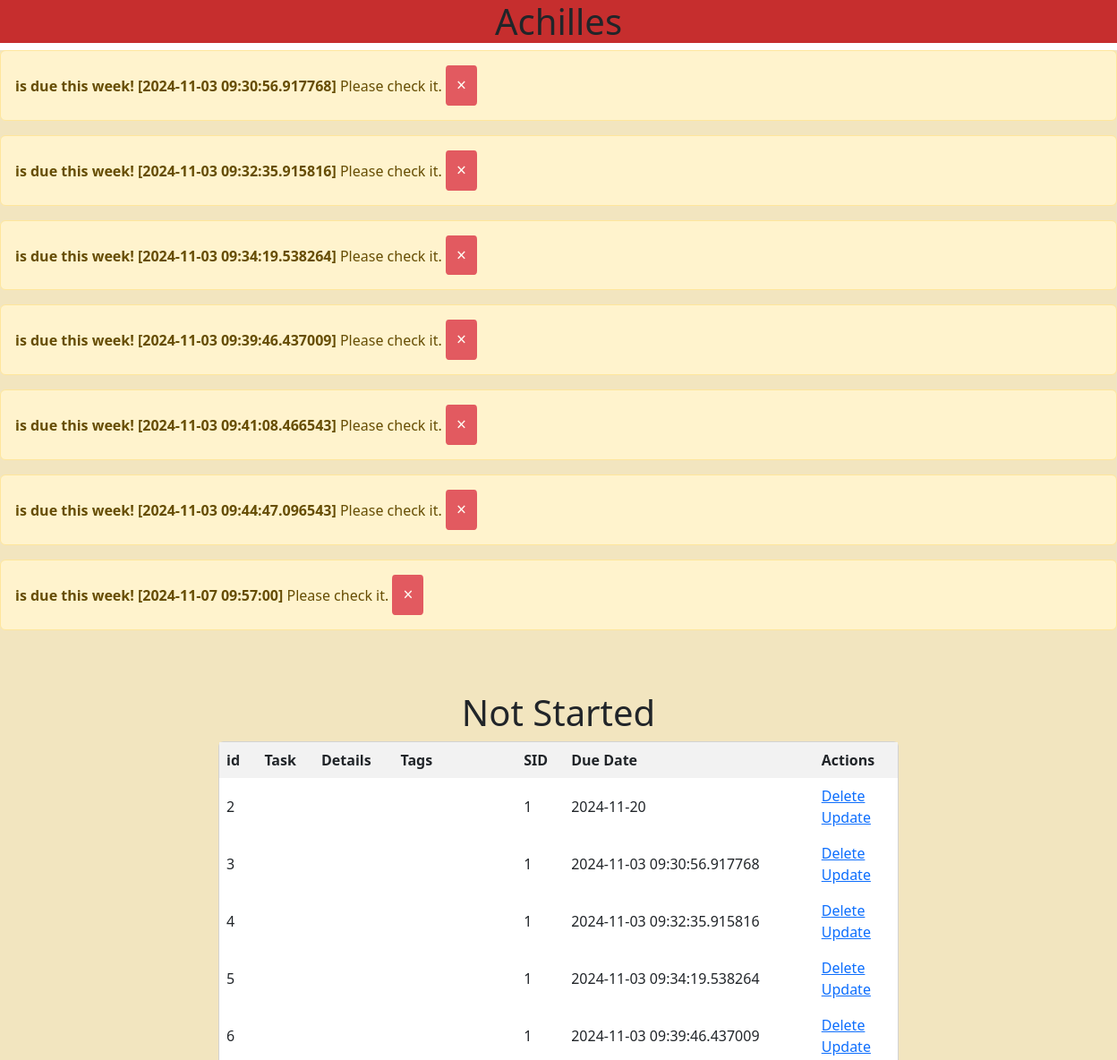
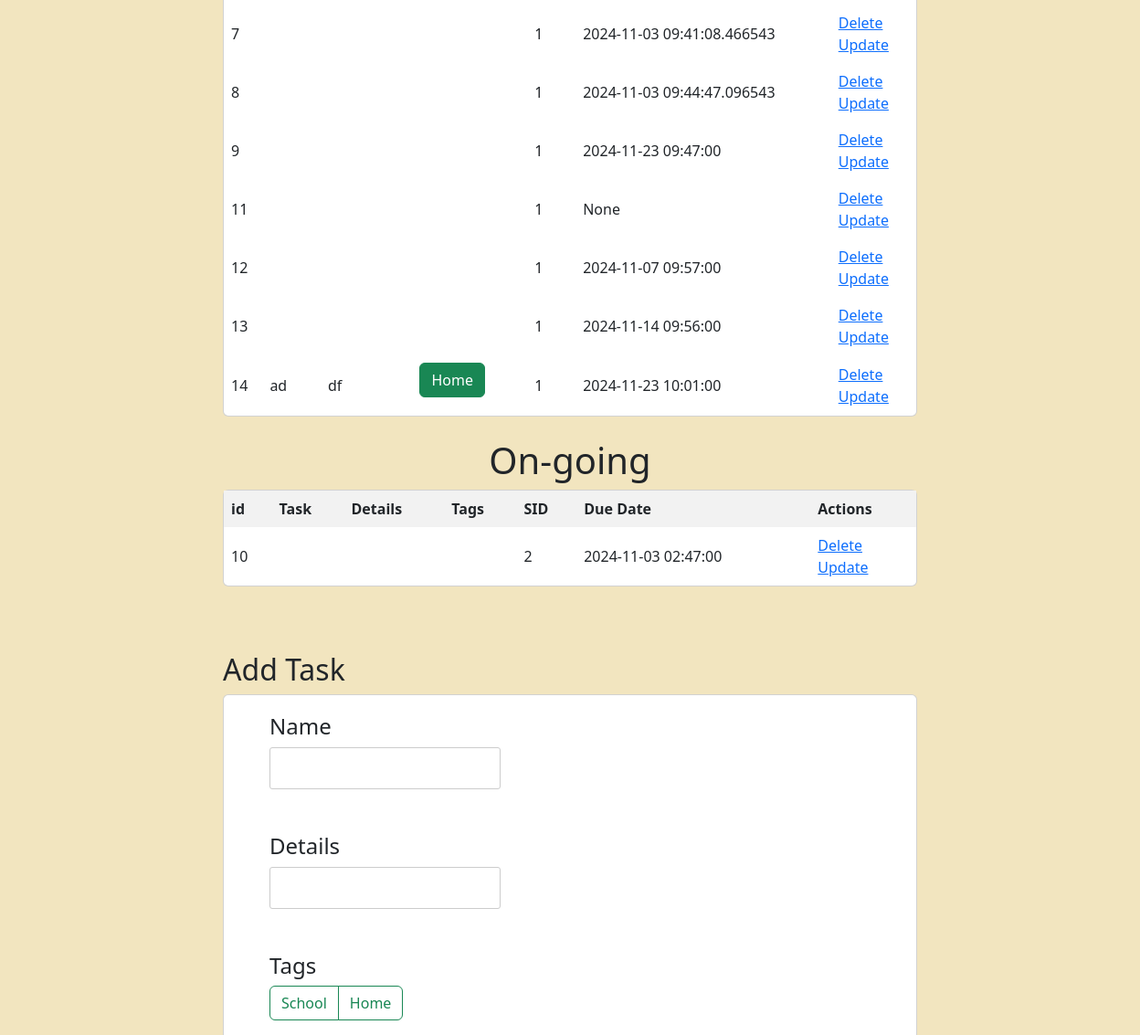
Before: / (upper part) with the older database file (2 pictures, top to bottom).
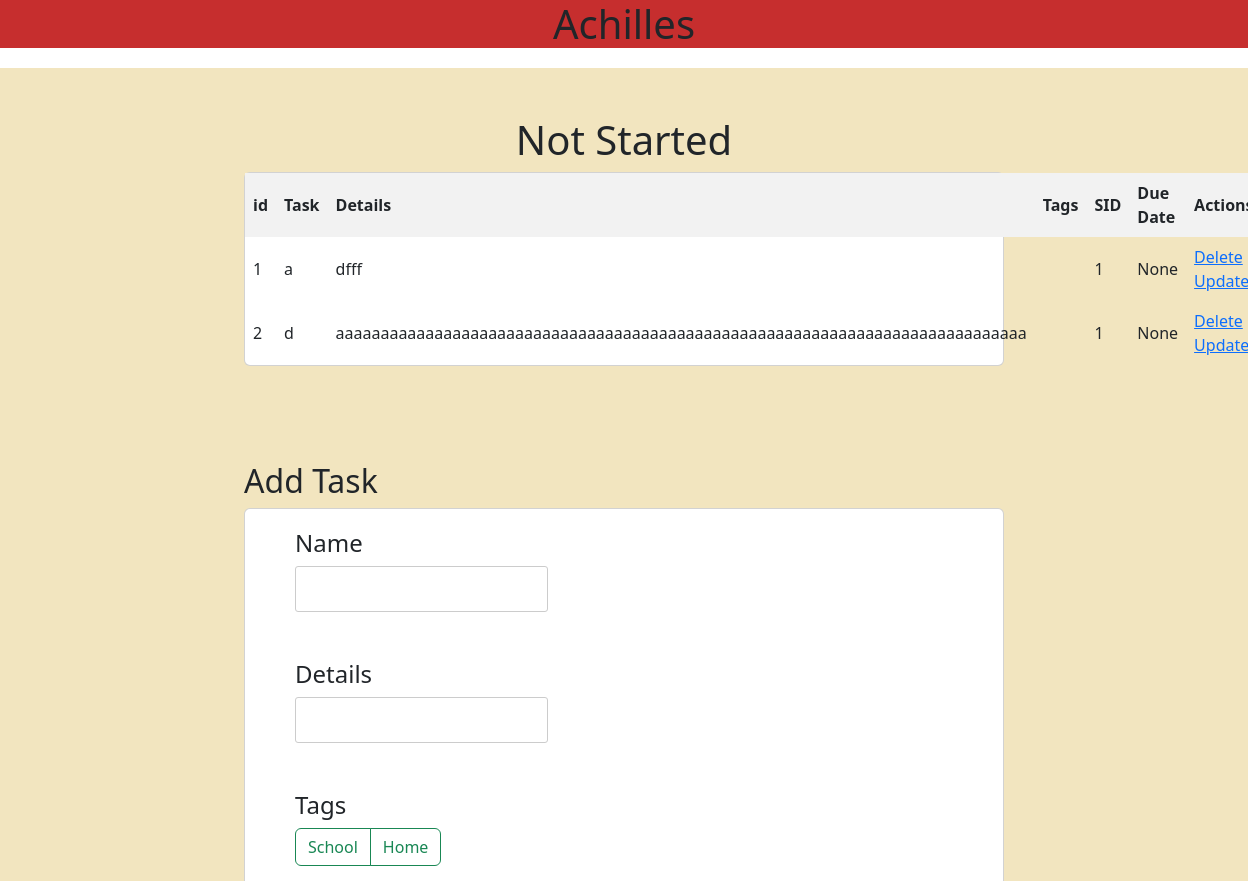
After: the same page with the newer database file.
### tables this page shows
CREATE TABLE Tasks (
    TID INTEGER PRIMARY KEY AUTOINCREMENT,
    Name VARCHAR(255) DEFAULT 'No-Name' NOT NULL,
    Details VARCHAR(255) DEFAULT NULL,
    SID INTEGER DEFAULT 0 NOT NULL,
    DDate datetime,
    FOREIGN KEY (SID) REFERENCES Status(SID)
);

CREATE TABLE TT (
    TkID INTEGER,
    TgID INTEGER,
    PRIMARY KEY (TkID, TgID),
    FOREIGN KEY (TkID) REFERENCES Tasks(TID),
    FOREIGN KEY (TgID) REFERENCES Tags(TID)
);

CREATE TABLE Tags (
    TID INTEGER PRIMARY KEY AUTOINCREMENT,
    Name VARCHAR(255) UNIQUE
);

### app.py (the view)
@app.route('/', methods=['POST', 'GET'])
def index():
    if request.method == "POST":
        if 'reset' in request.form:
            with open("reset.txt", 'w') as f:
                f.write(datetime.now(pytz.timezone('Asia/Hong_Kong')).strftime("%Y-%m-%d %H:%M:%S"))
            reset()
            return redirect('/')
        cont = request.form['con']
        det = request.form['det']
        opt = int(request.form['opt'])
        date = request.form['date']
        try:
            gg = ()
            if len(date) == 0:
                gg = (cont, det, opt)
            else:
                gg = (cont, det, opt, datetime.strptime(date, "%Y-%m-%dT%H:%M"))
            if len(date) == 0:
                cur.execute("INSERT INTO Tasks (Name, Details, SID) VALUES (?, ?, ?)", gg)
            else:
                cur.execute("INSERT INTO Tasks (Name, Details, SID, DDate) VALUES (?, ?, ?, ?)", gg)
            con.commit()
            tk = raww("SELECT MAX(TID) FROM Tasks")
            tk = tk[0][0]
            for i in request.form:
                if 'tag' in i:
                    tq = f"INSERT INTO TT (TkID, TgID) VALUES ({tk}, {request.form[i]})"
                    raw(tq)
            return redirect('/')
        except:
            return render_template('error.html', s="invalid input")
    else:
        setup()
        init()
        alt = raww(f"SELECT * FROM Tasks WHERE DDate BETWEEN datetime('now', 'localtime') AND datetime('now','+7 day','localtime')")
        nstart = raww("SELECT * FROM Tasks WHERE SID = 1")
        doing = raww("SELECT * FROM Tasks WHERE SID = 2")
        com = raww("SELECT * FROM Tasks WHERE SID = 3")
        idk = raww("SELECT * FROM Tasks WHERE SID = 4")
        tags = raww("SELECT * FROM Tags")
        status = raww("SELECT * FROM Status")
        tt = raww("SELECT * FROM TT")
        with open("reset.txt", 'r') as f:
            last = f.read()
        return render_template('index.html', alt=alt, nstart = nstart, doing=doing, com = com, idk=idk, url=get_girl(), tags=tags, status=status, last=last, tt=tt)

### app.py (called while the page is built)
def get_girl():
    return "https://pic.re/image?max_size=1023"

### db.py (called while the page is built)
def setup():
    for i in tables:
        cur.execute(map[i])
    con.commit()

def raww(query):
    res = cur.execute(query)
    res = res.fetchall()
    con.commit()
    return res

def ins(a):
    res = cur.execute("SELECT 1 FROM Status WHERE EXISTS (SELECT * FROM Status WHERE Name = ?)", (a,))
    t = res.fetchall()
    if len(t)==0:
        cur.execute("INSERT INTO Status (Name) VALUES (?)", (a,))
    con.commit()
    return ""

def ins2(a):
    res = cur.execute("SELECT 1 FROM Tags WHERE EXISTS (SELECT * FROM Tags WHERE Name = ?)", (a,))
    t = res.fetchall()
    if len(t)==0:
        cur.execute("INSERT INTO Tags (Name) VALUES (?)", (a,))
    con.commit()
    return ""

def init():
    lt = ["Not started", "On-going", "Completed", "I don\'t know"]
    for i in lt:
        ins(i)
    lt = ["School", "Home"]
    for i in lt:
        ins2(i)

### templates/index.html (shortened to what this page needs)
{% extends 'base.html' %}
{% block body %}
{% if alt != [] %}
{% for i in alt %}
<div class="alert alert-warning alert-dismissible fade show" role="alert">
    <strong>{{i[1]}} is due this week! [{{i[4]}}]</strong> Please check it.
    <button type="button" class="close" data-dismiss="alert" aria-label="Close">
        <span aria-hidden="true">&times;</span>
    </button>
</div>
{% endfor %}
{% endif %}
<div class="content pt-5">
    {% if nstart != [] %}
    <h1>Not Started</h1>
    <div class="card">
        <table>
            <tr>
                <th>id</th>
                <th>Task</th>
                <th>Details</th>
                <th>Tags</th>
                <th>SID</th>
                <th>Due Date</th>
                <th>Actions</th>
            </tr>
            {% for i in nstart %}
            <tr>
                <td>{{i[0]}}</td>
                <td>{{i[1]}}</td>
                <td>{{i[2]}}</td>
                <td>
                    <div class="container">
                        {% for j in tt%}
                        {% if i[0] ==j[0]%}
                        <button type="button" class="btn btn-success">{{tags[j[1]-1][1]}}</button>
                        {% endif %}
                        {% endfor %}
                    </div>
                </td>
                <td>{{i[3]}}</td>
                <td>{{i[4]}}</td>
                <td>
                    <a href="/delete/{{i[0]}}">Delete</a>
                    <br>
                    <a href="/update/{{i[0]}}">Update</a>
                </td>
            </tr>
            {% endfor %}
        </table>
    </div>
    {% endif %}
    <br />
    {% if doing != [] %}
    <h1>On-going</h1>
    <div class="card">
        <table>
            <tr>
                <th>id</th>
                <th>Task</th>
                <th>Details</th>
                <th>Tags</th>
                <th>SID</th>
                <th>Due Date</th>
                <th>Actions</th>
            </tr>
            {% for i in doing %}
            <tr>
                <td>{{i[0]}}</td>
                <td>{{i[1]}}</td>
                <td>{{i[2]}}</td>
                <td>
                </td>
                <td>{{i[3]}}</td>
                <td>{{i[4]}}</td>
                <td>
                    <a href="/delete/{{i[0]}}">Delete</a>
                    <br>
                    <a href="/update/{{i[0]}}">Update</a>
                </td>
            </tr>
            {% endfor %}
        </table>
    </div>
    {% endif %}
    <br />
    <br />
    <br />
    <h2>Add Task</h2>
    <div class="card g-4 ex1">
        <form action="/" method="POST">
            <h4>Name</h4>
            <div>
                <input type="text" name="con" id="content">
            </div><br />
            <br />
            <h4>Details</h4>
            <div>
                <input type="text" name="det" id="det">
            </div>
            <br />
            <br />
            <h4>Tags</h4>
            <div class="btn-group" role="group" aria-label="Basic checkbox toggle button group">
                {% for tag in tags %}
                <label class="btn btn-outline-success" for="btncheck{{tag[0]}}">{{tag[1]}}</label>
                {% endfor %}
            </div>
            <br />
            <br />
            <br />
            <br />
            <br />
            <br />
            <br />
            <br />
            <br />
    </div>
    <br />
    <br />
</div>
<br />
{% endblock %}

### templates/base.html (shortened to what this page needs)
<!doctype html>
<html lang="en">
<head>
    <link rel="stylesheet" href="{{ url_for('static', filename='css/main.css') }}">
    <link href="https://cdn.jsdelivr.net/npm/bootstrap@5.3.3/dist/css/bootstrap.min.css" rel="stylesheet">
</head>
<body>
    <div style="background-color: #C62E2E;">
        <h1 class="center">Achilles</h1>
    </div>
    <div style=" background-color: #F2E5BF">
        {% block body %}{% endblock %}
    </div>
</body>
</html>

### static/css/main.css (style rules this page uses)
body { font-family: Arial, sans-serif; margin: 0; padding: 0; }
.content { max-width: 800px; margin: 20px auto; padding: 20px; }
h1 { text-align: center; margin-bottom: 20px; }
table { width: 100%; border-collapse: collapse; }
th, td { border: 1px solid #ccc; padding: 8px; text-align: left; }
th { background-color: #f2f2f2; }
form { margin-top: 20px; }
input[type="text"] { padding: 10px; border: 1px solid #ccc; border-radius: 3px; }
a { text-decoration: none; color: #333; }
.center { display: block; margin-left: auto; margin-right: auto; width: 50%; }

### templates/base.html (style rules this page uses)
div.ex1 { padding-left: 50px; }

Changed rows visible on the page:
removed Tasks: DDate "2024-11-03 09:30:56.917768", TID "3", SID "1"
removed Tasks: DDate "2024-11-03 09:32:35.915816", TID "4", SID "1"
removed Tasks: DDate "2024-11-03 09:34:19.538264", TID "5", SID "1"
removed Tasks: DDate "2024-11-03 09:39:46.437009", TID "6", SID "1"
removed Tasks: DDate "2024-11-03 09:41:08.466543", TID "7", SID "1"
removed Tasks: DDate "2024-11-03 09:44:47.096543", TID "8", SID "1"
removed Tasks: DDate "2024-11-07 09:57:00", TID "12", SID "1"
removed Tasks: TID "9", SID "1", DDate "2024-11-23 09:47:00", shown under "Not Started"
removed Tasks: TID "11", SID "1", i "None", shown under "Not Started"
removed Tasks: TID "13", SID "1", DDate "2024-11-14 09:56:00", shown under "Not Started"
removed Tasks: TID "14", Name "ad", Details "df", SID "1", DDate "2024-11-23 10:01:00", shown under "Not Started"
removed TT: TgID.Name "Home"
removed Tasks: TID "10", SID "2", DDate "2024-11-03 02:47:00", shown under "On-going"
added Tasks: TID "1", Name "a", Details "dfff", SID "1", i "None", shown under "Not Started"
changed Tasks id 2: Name (not shown) → "d"; Details (not shown) → "aaaaaaaaaaaaaaaaaaaaaaaaaaaaaaaaaaaaaaaaaaaaaaaaaaaaaaaaaaaaaaaaaaaaaaaaaaaaa"; DDate "2024-11-20" → "None"
Other visible differences:
text no longer shown: "On-going id Task Details Tags SID Due Date Actions"
